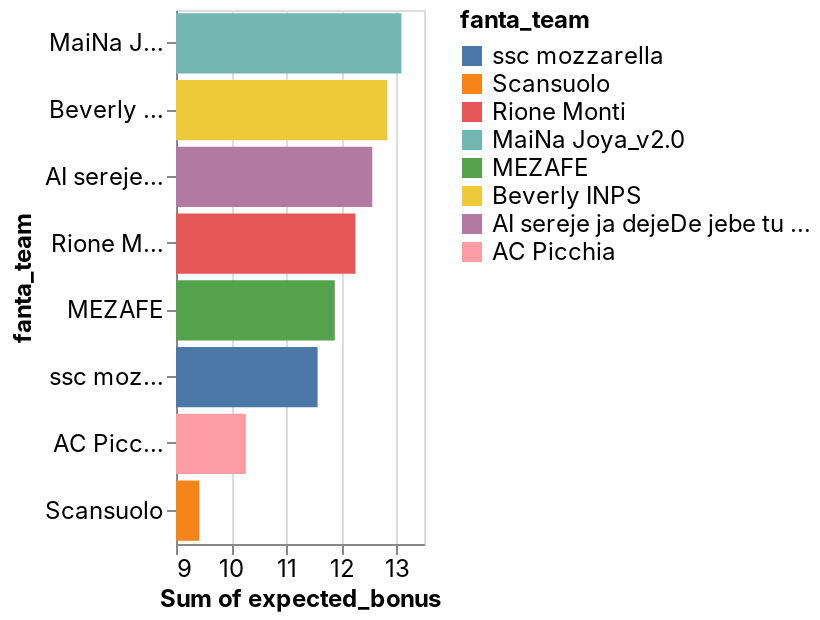

Source (notebook cell):
### Code cell
_deepnote_run_altair(predictions, """{"$schema":"https://vega.github.io/schema/vega-lite/v4.json","mark":{"type":"bar","tooltip":{"content":"data"}},"height":220,"autosize":{"type":"fit"},"data":{"name":"placeholder"},"encoding":{"x":{"field":"expected_bonus","type":"quantitative","sort":null,"scale":{"type":"linear","zero":false},"aggregate":"sum"},"y":{"field":"fanta_team","type":"nominal","sort":{"order":"descending","encoding":"x"},"scale":{"type":"linear","zero":true}},"color":{"field":"fanta_team","type":"nominal","sort":null,"scale":{"type":"linear","zero":false}}}}""")

### Figure 1 — Vega-Lite specification as saved in the notebook (floating-point values rounded to 4 significant figures; data arrays with more than 128 entries replaced by an {"elided": "..."} marker saying what was removed)
{"config": {"view": {"continuousWidth": 400, "continuousHeight": 300}, "area": {"fill": "#51C0E9"}, "axis": {"labelFont": "Inter, sans-serif", "labelFontSize": 12, "labelFontWeight": "normal", "labelLimit": 60, "labelOverlap": "greedy", "titleFont": "Inter, sans-serif", "titleFontSize": 12, "titleFontWeight": "bold"}, "background": "#ffffff", "legend": {"labelFont": "Inter, sans-serif", "labelFontSize": 12, "titleFont": "Inter, sans-serif", "titleFontSize": 12, "titleFontWeight": "bold"}, "line": {"stroke": "#51C0E9", "strokeWidth": 2}, "rect": {"fill": "#51C0E9"}, "title": {"anchor": "start", "color": "#000000", "font": "Inter, sans-serif", "fontSize": 22, "fontWeight": "normal"}}, "data": {"name": "data-13a5f784c2285381de4d7e814021f581"}, "mark": {"type": "bar", "tooltip": {"content": "data"}}, "autosize": {"type": "fit"}, "encoding": {"color": {"type": "nominal", "field": "fanta_team", "scale": {"type": "linear", "zero": false}, "sort": null}, "x": {"type": "quantitative", "aggregate": "sum", "field": "expected_bonus", "scale": {"type": "linear", "zero": false}, "sort": null}, "y": {"type": "nominal", "field": "fanta_team", "scale": {"type": "linear", "zero": true}, "sort": {"encoding": "x", "order": "descending"}}}, "height": 300, "width": "container", "$schema": "https://vega.github.io/schema/vega-lite/v4.json", "datasets": {"data-13a5f784c2285381de4d7e814021f581": {"elided": "163 records"}}}
